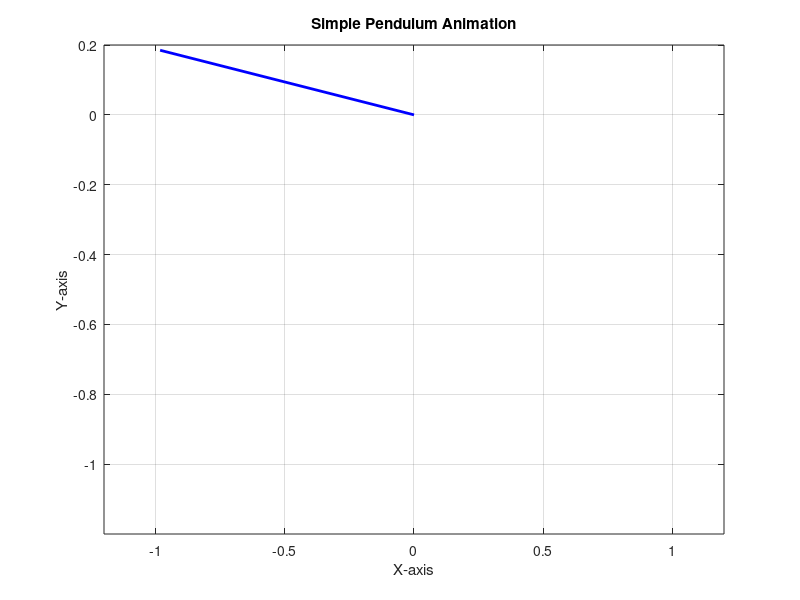

MATLAB code for this plot:
% Pendulum parameters
L = 1;          % Length of the pendulum
g = 9.81;       % Acceleration due to gravity
theta0 = pi/4;  % Initial angle (45 degrees)
tspan = [0 10]; % Time span for simulation

% Define the time vector
t = linspace(tspan(1), tspan(2), 200);

% Initialize arrays to store pendulum positions
theta = zeros(size(t));
theta(1)=theta0;
theta_dot = zeros(size(t));

%x = zeros(size(t));

% Simulate the pendulum motion
for i = 1:length(t)
    % Calculate angular acceleration
    alpha = -g/L * sin(theta(i));
    
    % Update angular velocity and angle using Euler's method
    if i < length(t)
        dt = t(i+1) - t(i);
        theta_dot(i+1) = theta_dot(i) + dt * (alpha); % Semi-implicit Euler
        theta(i+1) = theta(i) + dt * (theta_dot(i));
        
    end
    
    % Calculate x and y positions of the pendulum bob
    %x(i) = L * sin(theta(i));
end

% Create an animation
%figure;
for i = 1:length(t)
    % Plot the pendulum
    plot([0, L * sin(theta(i))], [0, -L * cos(theta(i))], 'b', 'LineWidth', 2);
    axis([-1.2*L 1.2*L -1.2*L 0.2*L]); % Set axis limits
    xlabel('X-axis');
    ylabel('Y-axis');
    title('Simple Pendulum Animation');
    grid on;
    
    % Pause to control the animation speed
    pause(0.01);
    
    % Clear the current plot to update the animation
    if i < length(t)
        clf;
    end
end
